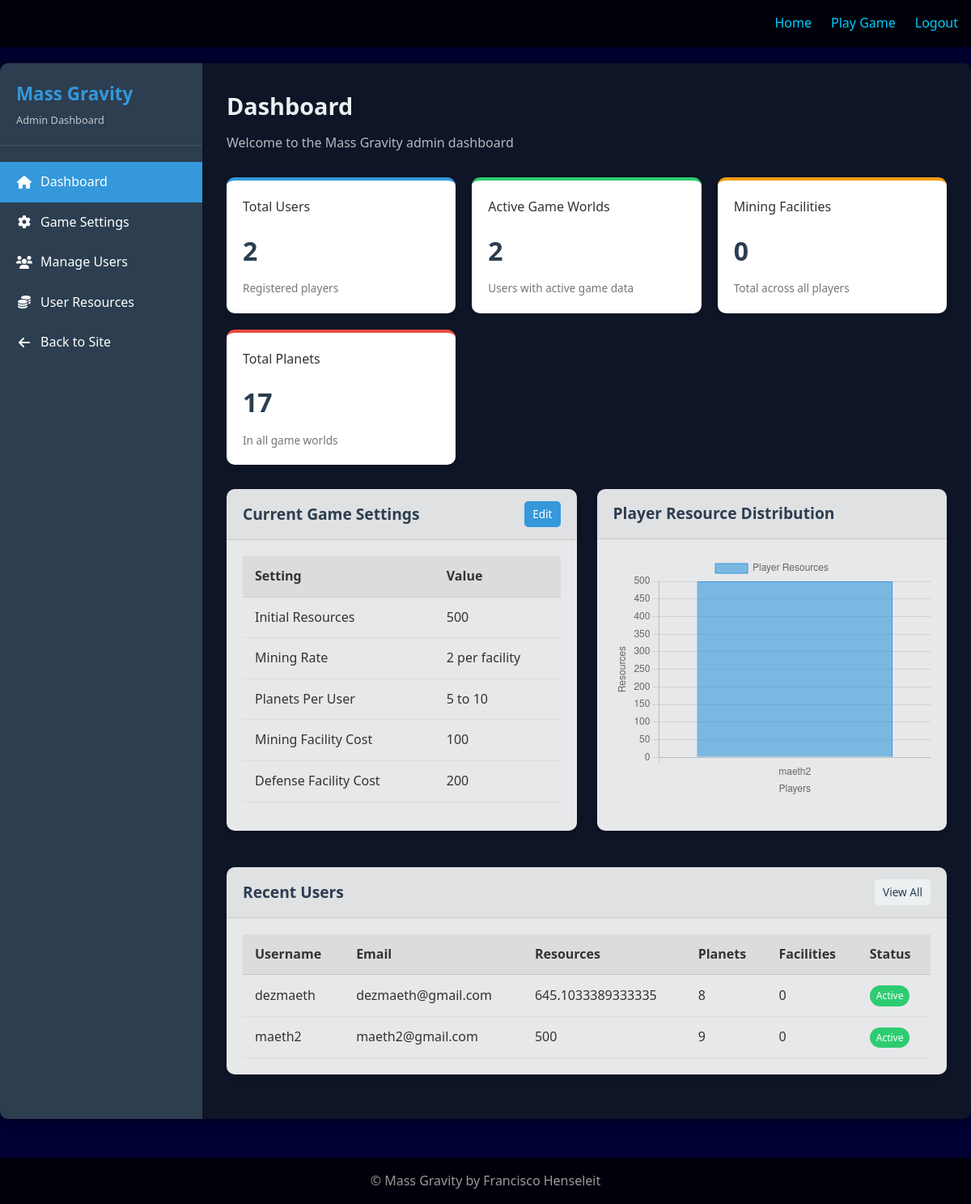
Page /admin/ (signed in) on the earlier database version.
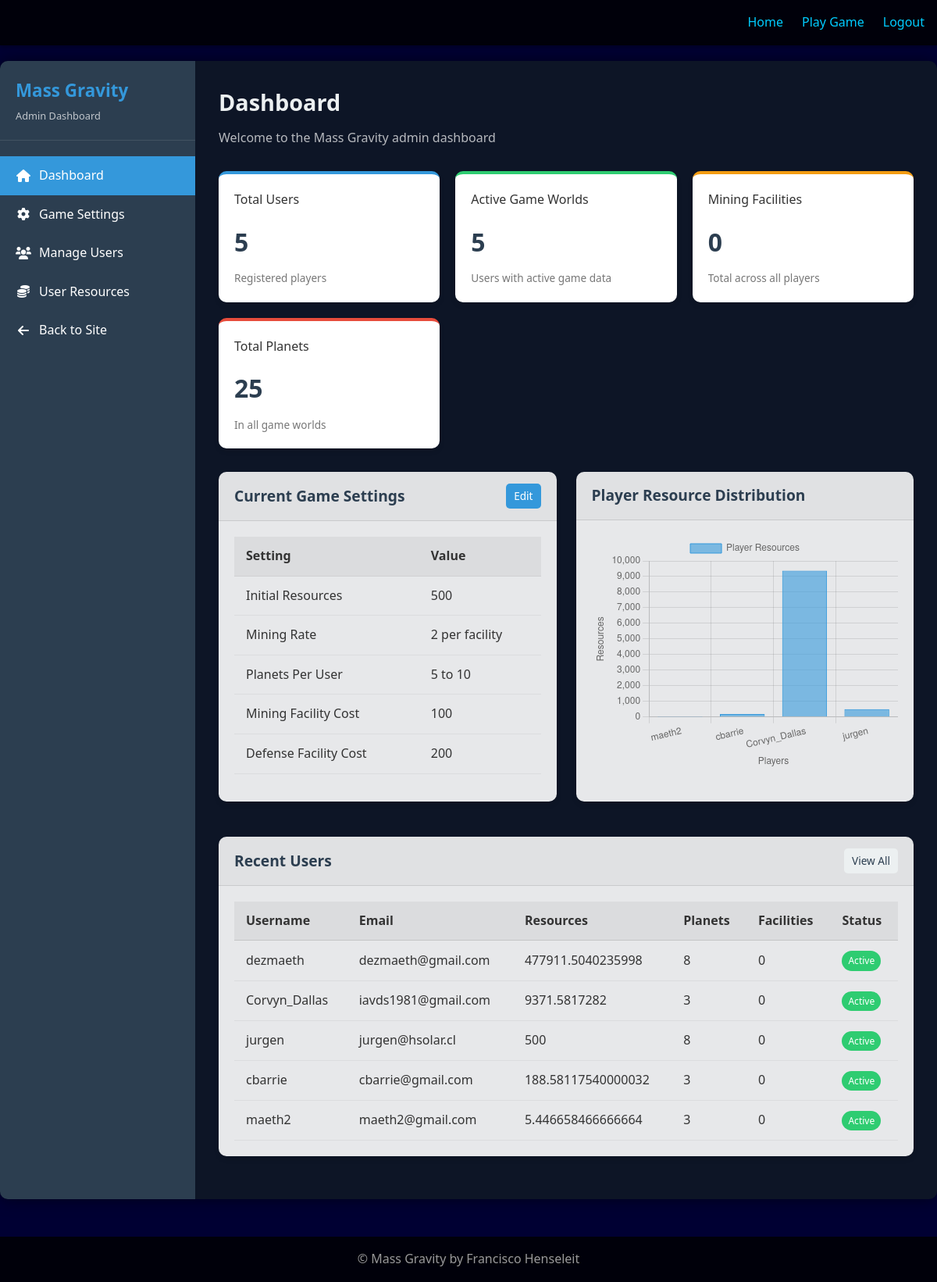
Same page on the later database version.
### flask_app/models/game_settings.py (models this page shows)
class GameSettings(db.Model):
    id = db.Column(db.Integer, primary_key=True)
    initial_resources = db.Column(db.Integer, default=500)
    initial_research_points = db.Column(db.Integer, default=100)
    initial_population = db.Column(db.Integer, default=200)
    mining_rate = db.Column(db.Integer, default=5)  # Resources per mining facility
    research_rate = db.Column(db.Integer, default=3)  # Research points per research outpost
    population_rate = db.Column(db.Integer, default=2)  # Population per colony base
    mining_interval = db.Column(db.Integer, default=60)  # Seconds between mining operations
    min_planets = db.Column(db.Integer, default=5)
    max_planets = db.Column(db.Integer, default=10)
    orbit_speed_factor = db.Column(db.Float, default=0.000000001)  # Orbital speed multiplier (extremely slow)
    mining_facility_cost = db.Column(db.Integer, default=100)
    defense_facility_cost = db.Column(db.Integer, default=200)
    research_facility_cost = db.Column(db.Integer, default=150)
    colony_base_cost = db.Column(db.Integer, default=200)
    fighter_hangar_cost = db.Column(db.Integer, default=500)  # Basic fighter hangar
    shipyard_cost = db.Column(db.Integer, default=1000)  # Capital ship construction
    mining_facility_research_cost = db.Column(db.Integer, default=50)
    defense_facility_research_cost = db.Column(db.Integer, default=80)
    research_facility_research_cost = db.Column(db.Integer, default=0)
    colony_base_research_cost = db.Column(db.Integer, default=100)
    fighter_hangar_research_cost = db.Column(db.Integer, default=300)
    shipyard_research_cost = db.Column(db.Integer, default=800)
    mining_facility_population_cost = db.Column(db.Integer, default=20)
    defense_facility_population_cost = db.Column(db.Integer, default=40)
    research_facility_population_cost = db.Column(db.Integer, default=30)
    colony_base_population_cost = db.Column(db.Integer, default=50)
    fighter_hangar_population_cost = db.Column(db.Integer, default=100)
    shipyard_population_cost = db.Column(db.Integer, default=200)
    fighter_cost = db.Column(db.Integer, default=150)
    capital_ship_cost = db.Column(db.Integer, default=800)
    blue_material_rate = db.Column(db.Float, default=1.0)
    red_material_rate = db.Column(db.Float, default=1.0)
    green_material_rate = db.Column(db.Float, default=1.0)
    fighter_hangar_material_cost = db.Column(db.Integer, default=50)  # Faction-specific material
    shipyard_blue_material_cost = db.Column(db.Integer, default=100)  # Blue faction material
    shipyard_red_material_cost = db.Column(db.Integer, default=100)   # Red faction material
    shipyard_green_material_cost = db.Column(db.Integer, default=100) # Green faction material
    created_at = db.Column(db.DateTime, default=datetime.utcnow)
    updated_at = db.Column(db.DateTime, default=datetime.utcnow, onupdate=datetime.utcnow)
    @classmethod
    def get_settings(cls):
        settings = cls.query.first()
        if not settings:
            settings = cls()
            db.session.add(settings)
            db.session.commit()
        return settings

### flask_app/models/user.py (models this page shows, shortened)
class User(UserMixin, db.Model):
    id = db.Column(db.Integer, primary_key=True)
    username = db.Column(db.String(64), unique=True, index=True)
    email = db.Column(db.String(120), unique=True, index=True)
    password_hash = db.Column(db.String(128))
    faction = db.Column(db.String(10), nullable=False)
    game_data = db.Column(db.Text, default="{}")

### flask_app/routes/admin.py (the view)
@admin.route('/')
@login_required
@admin_required
def index():
    settings = GameSettings.get_settings()
    users = User.query.all()
    user_count = len(users)
    active_users = sum(1 for user in users if user.game_data and user.game_data != '{}')
    total_facilities = 0
    total_planets = 0
    resource_labels = []
    resource_data = []
    recent_users = []
    for user in users:
        if user.game_data and user.game_data != '{}':
            try:
                game_data = json.loads(user.game_data)
                mining_facilities = sum(planet.get('mining_facilities', 0)
                                       for planet in game_data.get('planets', []))
                total_facilities += mining_facilities
                planets_count = len(game_data.get('planets', []))
                total_planets += planets_count
                if user.id != 1:  # Skip admin for chart
                    resource_labels.append(user.username)
                    resource_data.append(game_data.get('resources', 0))
                status = 'Active'
                status_class = 'success'
                recent_users.append({
                    'username': user.username,
                    'email': user.email,
                    'resources': game_data.get('resources', 0),
                    'planets': planets_count,
                    'facilities': mining_facilities,
                    'status': status,
                    'status_class': status_class
                })
            except (json.JSONDecodeError, KeyError):
                pass
    recent_users.sort(key=lambda x: x['resources'], reverse=True)
    recent_users = recent_users[:10]
    return render_template('admin/index.html',
                          settings=settings,
                          user_count=user_count,
                          active_users=active_users,
                          total_facilities=total_facilities,
                          total_planets=total_planets,
                          resource_labels=resource_labels,
                          resource_data=resource_data,
                          recent_users=recent_users)

### flask_app/models/user.py (called while the page is built)
@login_manager.user_loader
def load_user(user_id):
    return User.query.get(int(user_id))

### flask_app/routes/admin.py (called while the page is built)
def admin_required(f):
    @functools.wraps(f)
    def decorated_function(*args, **kwargs):
        if not current_user.is_authenticated or current_user.id != 1:
            flash('Admin access required')
            return redirect(url_for('main.index'))
        return f(*args, **kwargs)
    return decorated_function

### flask_app/templates/admin/index.html (shortened to what this page needs)
{% extends 'base.html' %}
{% block head %}
<link rel="stylesheet" href="{{ url_for('static', filename='css/admin.css') }}">
<link rel="stylesheet" href="https://cdnjs.cloudflare.com/ajax/libs/font-awesome/6.0.0/css/all.min.css">
{% endblock %}
{% block content %}
<div class="admin-container">
    <div class="admin-sidebar">
        <div class="admin-sidebar-header">
            <h3>Mass Gravity</h3>
            <p>Admin Dashboard</p>
        </div>
        <ul class="admin-menu">
            <li><a href="{{ url_for('admin.index') }}" class="active"><i class="fas fa-home"></i> Dashboard</a></li>
            <li><a href="{{ url_for('admin.settings') }}"><i class="fas fa-cog"></i> Game Settings</a></li>
            <li><a href="{{ url_for('admin.users') }}"><i class="fas fa-users"></i> Manage Users</a></li>
            <li><a href="{{ url_for('admin.user_resources') }}"><i class="fas fa-coins"></i> User Resources</a></li>
            <li><a href="{{ url_for('main.index') }}"><i class="fas fa-arrow-left"></i> Back to Site</a></li>
        </ul>
    </div>
    <div class="admin-content">
        <div class="admin-content-header">
            <h2>Dashboard</h2>
            <p>Welcome to the Mass Gravity admin dashboard</p>
        </div>
        <div class="admin-stats">
            <div class="admin-stat-card primary">
                <h3>Total Users</h3>
                <div class="stat-value">{{ user_count }}</div>
                <div class="stat-description">Registered players</div>
            </div>
            <div class="admin-stat-card success">
                <h3>Active Game Worlds</h3>
                <div class="stat-value">{{ active_users }}</div>
                <div class="stat-description">Users with active game data</div>
            </div>
            <div class="admin-stat-card warning">
                <h3>Mining Facilities</h3>
                <div class="stat-value">{{ total_facilities }}</div>
                <div class="stat-description">Total across all players</div>
            </div>
            <div class="admin-stat-card danger">
                <h3>Total Planets</h3>
                <div class="stat-value">{{ total_planets }}</div>
                <div class="stat-description">In all game worlds</div>
            </div>
        </div>
        <div class="admin-flex" style="gap: 25px;">
            <div class="admin-card" style="flex: 1;">
                <div class="admin-card-header">
                    <h3>Current Game Settings</h3>
                    <a href="{{ url_for('admin.settings') }}" class="admin-btn admin-btn-sm admin-btn-primary">Edit</a>
                </div>
                <div class="admin-card-body">
                    <table class="admin-table">
                        <thead>
                            <tr>
                                <th>Setting</th>
                                <th>Value</th>
                            </tr>
                        </thead>
                        <tbody>
                            <tr>
                                <td>Initial Resources</td>
                                <td>{{ settings.initial_resources }}</td>
                            </tr>
                            <tr>
                                <td>Mining Rate</td>
                                <td>{{ settings.mining_rate }} per facility</td>
                            </tr>
                            <tr>
                                <td>Planets Per User</td>
                                <td>{{ settings.min_planets }} to {{ settings.max_planets }}</td>
                            </tr>
                            <tr>
                                <td>Mining Facility Cost</td>
                                <td>{{ settings.mining_facility_cost }}</td>
                            </tr>
                            <tr>
                                <td>Defense Facility Cost</td>
                                <td>{{ settings.defense_facility_cost }}</td>
                            </tr>
                        </tbody>
                    </table>
                </div>
            </div>
            <div class="admin-card" style="flex: 1;">
                <div class="admin-card-header">
                    <h3>Player Resource Distribution</h3>
                </div>
                <div class="admin-card-body">
                    <div class="admin-chart-container">
                        <canvas id="resourceChart"></canvas>
                    </div>
                </div>
            </div>
        </div>
        <div class="admin-card admin-mt">
            <div class="admin-card-header">
                <h3>Recent Users</h3>
                <a href="{{ url_for('admin.users') }}" class="admin-btn admin-btn-sm admin-btn-secondary">View All</a>
            </div>
            <div class="admin-card-body">
                <table class="admin-table">
                    <thead>
                        <tr>
                            <th>Username</th>
                            <th>Email</th>
                            <th>Resources</th>
                            <th>Planets</th>
                            <th>Facilities</th>
                            <th>Status</th>
                        </tr>
                    </thead>
                    <tbody>
                        {% for user_data in recent_users %}
                        <tr>
                            <td>{{ user_data.username }}</td>
                            <td>{{ user_data.email }}</td>
                            <td>{{ user_data.resources }}</td>
                            <td>{{ user_data.planets }}</td>
                            <td>{{ user_data.facilities }}</td>
                            <td><span class="admin-badge admin-badge-{{ user_data.status_class }}">{{ user_data.status }}</span></td>
                        </tr>
                        {% endfor %}
                    </tbody>
                </table>
            </div>
        </div>
    </div>
</div>
{% endblock %}
{% block scripts %}
<script>
    // Sample data for player resource distribution
    document.addEventListener('DOMContentLoaded', function() {
        const ctx = document.getElementById('resourceChart').getContext('2d');
        const resourceChart = new Chart(ctx, {
            type: 'bar',
            data: {
                labels: {{ resource_labels|tojson }},
                datasets: [{
                    label: 'Player Resources',
                    data: {{ resource_data|tojson }},
                    backgroundColor: 'rgba(52, 152, 219, 0.6)',
                    borderColor: 'rgba(52, 152, 219, 1)',
                    borderWidth: 1
                }]
            },
            options: {
                responsive: true,
                maintainAspectRatio: false,
                scales: {
                    y: {
                        beginAtZero: true,
                        title: {
                            display: true,
                            text: 'Resources'
                        }
                    },
                    x: {
                        title: {
                            display: true,
                            text: 'Players'
                        }
                    }
                }
            }
        });
    });
</script>
{% endblock %}

### flask_app/templates/base.html (shortened to what this page needs)
<!DOCTYPE html>
<html lang="en">
<head>
    <link rel="stylesheet" href="{{ url_for('static', filename='css/main.css') }}">
    {% block head %}{% endblock %}
</head>
<body>
    <header>
        <nav>
            <ul>
                <li><a href="{{ url_for('main.index') }}">Home</a></li>
                {% if current_user.is_authenticated %}
                <li><a href="{{ url_for('main.build') }}">Play Game</a></li>
                <li><a href="{{ url_for('auth.logout') }}">Logout</a></li>
                {% else %}
                <li><a href="{{ url_for('auth.login') }}">Login</a></li>
                <li><a href="{{ url_for('auth.register') }}">Register</a></li>
                {% endif %}
            </ul>
        </nav>
    </header>
    {% block content %}{% endblock %}
    <footer>
        <p>&copy; Mass Gravity by Francisco Henseleit</p>
    </footer>
    {% block scripts %}{% endblock %}
</body>
</html>

### flask_app/static/css/main.css (style rules this page uses)
:root { --primary-color: #0066cc; --accent-color: #00ccff; --dark-color: #000033; --light-color: #e6f7ff; --font-main: 'Segoe UI', Tahoma, Geneva, Verdana, sans-serif; }
* { box-sizing: border-box; margin: 0; padding: 0; }
body { font-family: var(--font-main); line-height: 1.6; color: #f0f0f0; background-color: var(--dark-color); background-size: cover; min-height: 100vh; }
a { color: var(--accent-color); text-decoration: none; }
header { background-color: rgba(0, 0, 0, 0.8); padding: 1rem 0; box-shadow: 0 2px 5px rgba(0, 0, 0, 0.3); }
nav { display: flex; justify-content: space-between; align-items: center; max-width: 1200px; margin: 0 auto; padding: 0 1rem; }
nav ul { display: flex; list-style: none; }
nav ul li { margin-left: 1.5rem; }
footer { text-align: center; padding: 1rem 0; background-color: rgba(0, 0, 0, 0.8); color: #999; margin-top: 3rem; }

Differences in the rows shown:
changed User "dezmaeth": resources "645.1033389333335" → "477911.5040235998"
added User: username "Corvyn_Dallas", email "iavds1981@gmail.com", resources "9371.5817282", planets "3", facilities "0", status "Active"
added User: username "jurgen", email "jurgen@hsolar.cl", resources "500", planets "8", facilities "0", status "Active"
added User: username "cbarrie", email "cbarrie@gmail.com", resources "188.58117540000032", planets "3", facilities "0", status "Active"
changed User "maeth2": resources "500" → "5.446658466666664"; planets "9" → "3"
Other differences:
{{ user_count }}: "2" → "5"
{{ active_users }}: "2" → "5"
{{ total_planets }}: "17" → "25"
chart data {{ resource_labels|tojson }}: ["maeth2"] → ["maeth2", "cbarrie", "Corvyn_Dallas", "jurgen"]
chart data {{ resource_data|tojson }}: [500] → [5.446658466666664, 188.58117540000032, 9371.5817282, 500]
